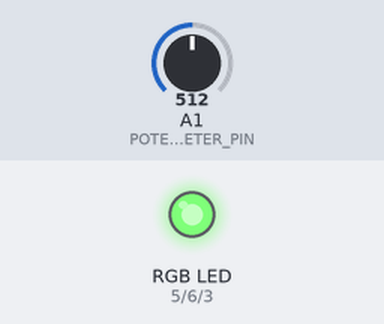
Simulated run of this sketch. Board: Arduino Uno, built with avr-gcc and run on an emulated ATmega328P. Parts: an RGB LED mixed from three pins (HIGH = lit). Inputs (shaded band) come from the test bench; at power-on: A1 (POTENTIOMETER_PIN) = 512. Dim RGB values are drawn brighter than linear.

Above: at 1.2 s.
1.3 s: A1 (POTENTIOMETER_PIN) set to 716
At 2.3 s:
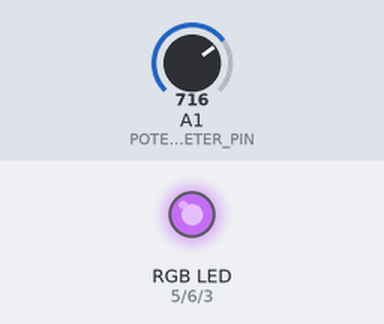
2.8 s: A1 (POTENTIOMETER_PIN) set to 900
At 3.4 s:
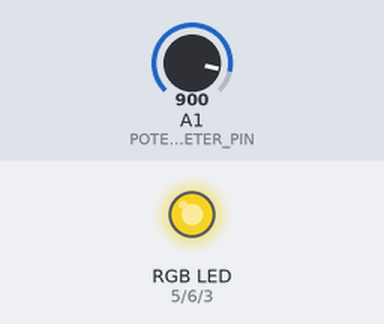
4.3 s: A1 (POTENTIOMETER_PIN) set to 1023
At 5.5 s:
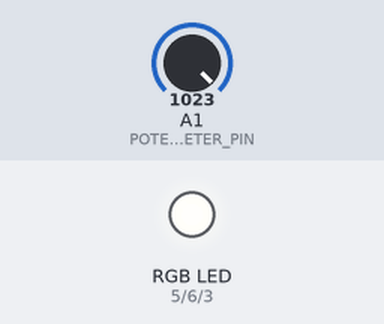
5.8 s: A1 (POTENTIOMETER_PIN) set to 306
At 6.9 s:
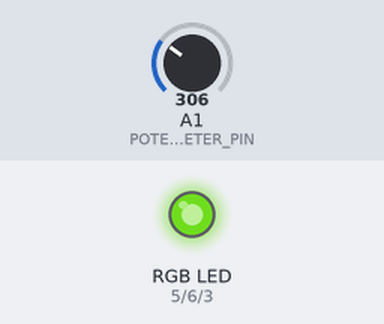
7.3 s: A1 (POTENTIOMETER_PIN) set to 122
At 8.0 s:
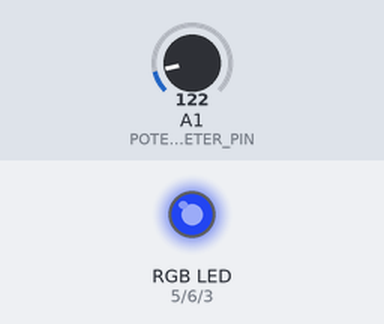
8.8 s: A1 (POTENTIOMETER_PIN) set to 511
At 9.2 s:
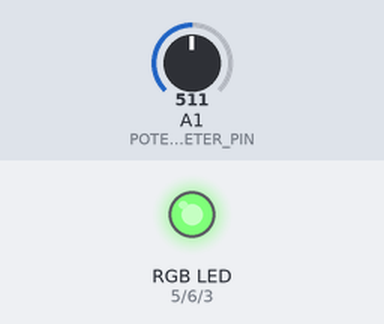
Timing chart, 0 to 11.3 s (numbered marks = the images above; inputs shaded):
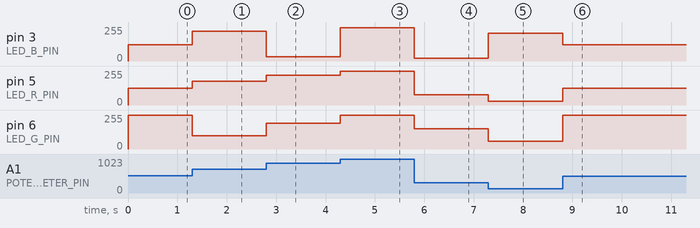

Measured:
- after the input at 1.3 s, pin 3 (LED_B_PIN): 121/255 → 222/255 at once; pin 5 (LED_R_PIN): 127/255 → 178/255 at once; pin 6 (LED_G_PIN): 254/255 → 100/255 at once
- after the input at 2.8 s, pin 3 (LED_B_PIN): 222/255 → 32/255 at once; pin 5 (LED_R_PIN): 178/255 → 224/255 at once; pin 6 (LED_G_PIN): 100/255 → 192/255 at once
- after the input at 4.3 s, pin 3 (LED_B_PIN): 32/255 → 249/255 at once; pin 5 (LED_R_PIN): 224/255 → 255/255 at once; pin 6 (LED_G_PIN): 192/255 → 254/255 at once
- after the input at 5.8 s, pin 3 (LED_B_PIN): 249/255 → 20/255 at once; pin 5 (LED_R_PIN): 255/255 → 76/255 at once; pin 6 (LED_G_PIN): 254/255 → 152/255 at once
- after the input at 7.3 s, pin 3 (LED_B_PIN): 20/255 → 210/255 at once; pin 5 (LED_R_PIN): 76/255 → 30/255 at once; pin 6 (LED_G_PIN): 152/255 → 60/255 at once
- after the input at 8.8 s, pin 3 (LED_B_PIN): 210/255 → 121/255 at once; pin 5 (LED_R_PIN): 30/255 → 127/255 at once; pin 6 (LED_G_PIN): 60/255 → 254/255 at once

The sketch:

led_intensity.ino
```cpp
#define LED_R_PIN 5
#define LED_G_PIN 6
#define LED_B_PIN 3
#define POTENTIOMETER_PIN A1
int potentiometerValue;
int brightness;
void setup() {
  // put your setup code here, to run once:
  Serial.begin(9600);
  pinMode(LED_R_PIN, OUTPUT);
  pinMode(LED_G_PIN, OUTPUT);
  pinMode(LED_B_PIN, OUTPUT);
}

void loop() {
  // put your main code here, to run repeatedly:
  potentiometerValue = analogRead(A1);
  brightness = map(potentiometerValue, 0, 1023, 0, 255);
  analogWrite(LED_R_PIN, brightness);
  analogWrite(LED_G_PIN, brightness*2);
  analogWrite(LED_B_PIN, brightness*7);
}
```
